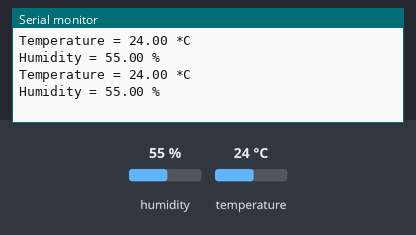
A program run on a simulated ESP32-C3. On the bench: the last lines printed to the serial monitor. The test bench sets the inputs (shaded band); at power-on: humidity 55 %, temperature 24 °C.

Above: at 5.9 s.
6.0 s: humidity set to 22 %
At 10.9 s:
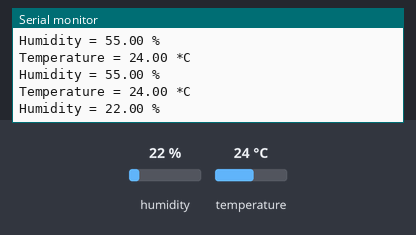
12.1 s: temperature set to 12 °C
At 16.4 s:
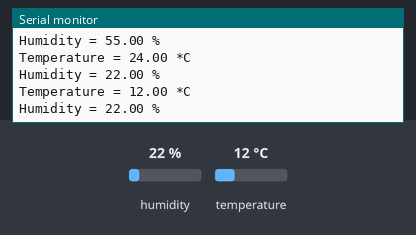
18.2 s: humidity set to 40 %
At 20.8 s:
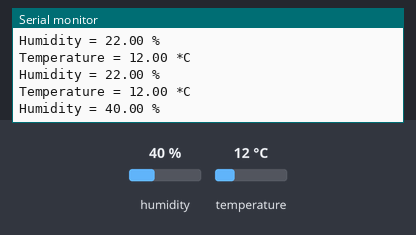
Timing chart, 0 to 22.3 s (numbered marks = the images above; inputs shaded):
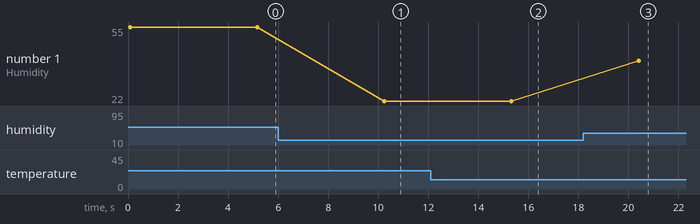

The program:

main.cpp
```cpp
#include <Arduino.h>
#include <Wire.h>
#include <Adafruit_AHTX0.h>

void getAht10Values();
void printValues();

Adafruit_AHTX0 aht10;
sensors_event_t aht10Temp, aht10Hum;

float temperature = -99;
float humidity = -99;

void setup() {
    Wire.begin(8,9);
    Serial.begin(115200);
    aht10.begin();

}

void loop() {
    byte address = 0x38;
    getAht10Values();
    printValues();
    delay(5000);

}

void getAht10Values() {
  aht10.getEvent(&aht10Hum, &aht10Temp);// populate temp and humidity objects with fresh data
  temperature = aht10Temp.temperature;
  humidity = aht10Hum.relative_humidity;
/*
  Serial.println(F("AHT10 Values"));
  Serial.print(F("Temperature: "));
  Serial.print(temperature);
  Serial.println(F(" *C"));

  Serial.print(F("Humidity: "));
  Serial.print(humidity);
  Serial.println(F(" %"));
  Serial.println();
  */
}

void printValues() {
  Serial.print("Temperature = ");
  Serial.print(temperature);
  Serial.println(" *C");

  // Convert temperature to Fahrenheit
  /*Serial.print("Temperature = ");
  Serial.print(1.8 * bme.readTemperature() + 32);
  Serial.println(" *F");*/

  Serial.print("Humidity = ");
  Serial.print(humidity);
  Serial.println(" %");
  Serial.println();
}
```

Measured:
- after the input at 6.0 s, the serial monitor: prints a new line after 4.2 s (image 1)
- after the input at 12.1 s, the serial monitor: prints a new line after 3.2 s (image 2)
- after the input at 18.2 s, the serial monitor: prints a new line after 2.2 s (image 3)
- plotted number 1: 55 → 22 after the input at 6.0 s, 22 → 40 after the input at 18.2 s
